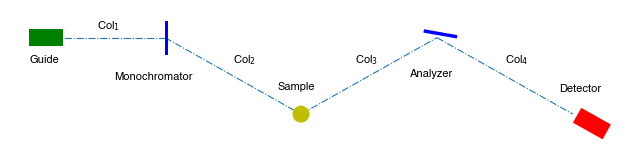

Python code for this plot:
from matplotlib import pyplot as plt
from numpy import rad2deg, arctan

fig = plt.figure(facecolor='w', edgecolor='k', figsize=(8, 2))
axis = plt.Axes(fig, [0., 0., 1., 1.])
axis.set_axis_off()
fig.add_axes(axis)
plt.subplots_adjust(0, 0, 1, 1, 0, 0)

guide = plt.Rectangle((-4, 1), 0.5, 0.25, fc='g', zorder=2)
guide_mono = plt.Line2D((-4, -2), (1.125, 1.125), lw=1, ls='-.', zorder=1)
axis.text(-4, 0.75, 'Guide')
axis.text(-3, 1.25, 'Col$_{1}$', size=10)

mono = plt.Rectangle((-2, 1 - 0.125), 0.05, 0.5, fc='b', zorder=2)
mono_samp = plt.Line2D((-2, 0), (1.125, 0), lw=1, ls='-.', zorder=1)
axis.text(-2.75, 0.5, 'Monochromator')
axis.text(-1, 0.75, 'Col$_{2}$', size=10)

sample = plt.Circle((0, 0), radius=0.125, fc='y', zorder=2)
samp_ana = plt.Line2D((0, 2), (0, 1.125), lw=1, ls='-.', zorder=1)
axis.text(-0.35, 0.35, 'Sample')
axis.text(0.8, 0.75, 'Col$_{3}$', size=10)

analyzer = plt.Rectangle((2 - 0.2, 1 + 0.2), 0.5, 0.05, fc='b', zorder=2, angle=-10)
ana_det = plt.Line2D((2, 4), (1.125, 0), lw=1, ls='-.', zorder=1)
axis.text(1.6, 0.55, 'Analyzer')
axis.text(3., 0.75, 'Col$_{4}$', size=10)

detector = plt.Rectangle((4, 0 - 0.125), 0.5, 0.25, fc='r', angle=rad2deg(arctan(-1.125 / 2.)), zorder=2)
axis.text(3.8, 0.325, 'Detector')

for item in [guide_mono, mono_samp, samp_ana, ana_det]:
    fig.gca().add_line(item)

for item in [guide, mono, sample, analyzer, detector]:
    fig.gca().add_patch(item)

axis.axis('scaled')
axis.axis('off')

plt.show()
